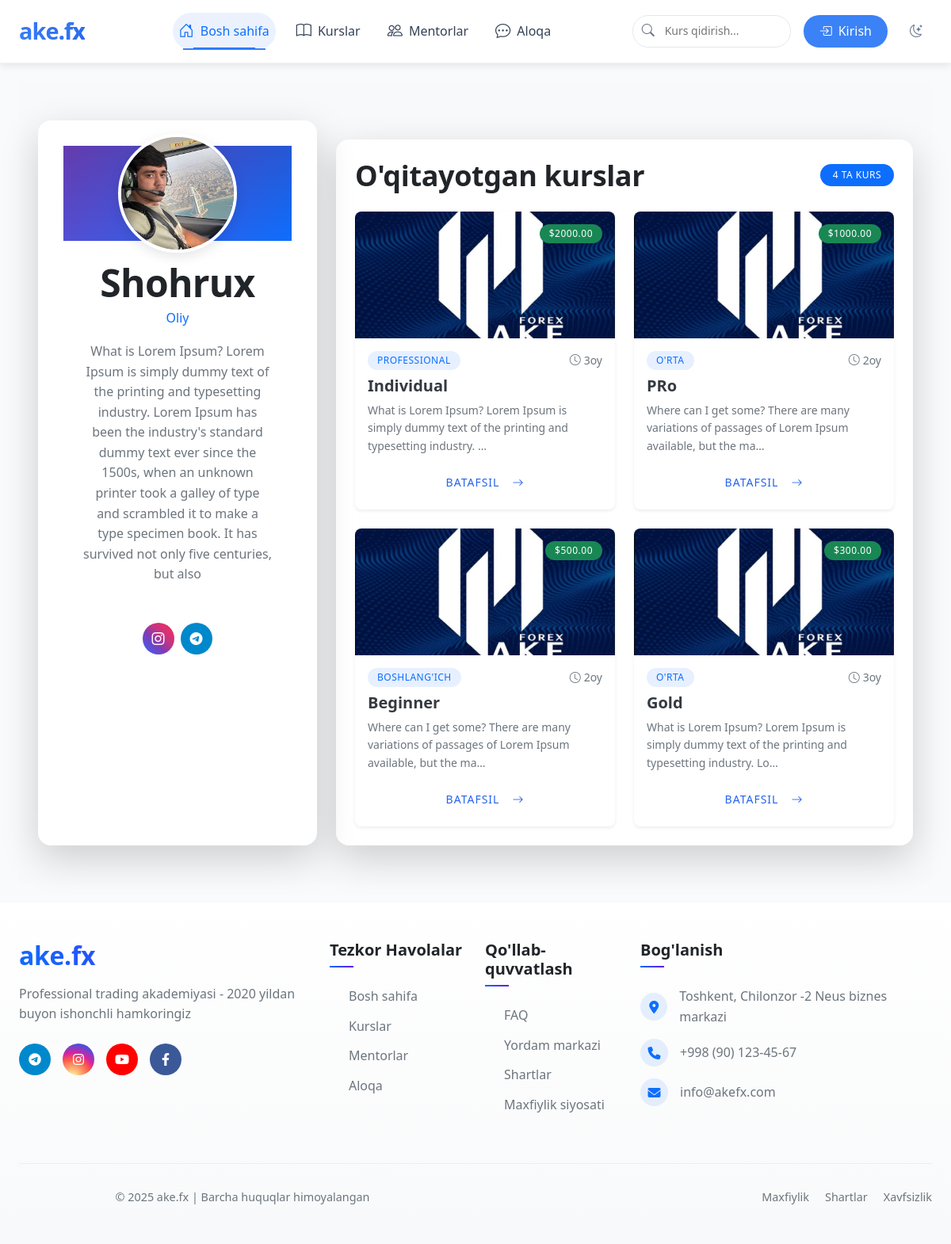
Page /mentor/1/ on the committed database.
### main/models.py (models this page shows, shortened)
class Mentor(models.Model):
    full_name = models.CharField(max_length=255, verbose_name="To'liq ism")
    bio = models.TextField(verbose_name="Bio / Tajriba")
    image = models.ImageField(
        upload_to='mentors/%Y/%m/%d/',
        verbose_name="Rasm",
        blank=True,  # Rasm ixtiyoriy bo'lishi uchun
        null=True    # Rasm bo'lmasa ham bo'ladi
    )
    specialty = models.CharField(
        max_length=225,
        verbose_name="Mutaxassislik",
        blank=True,  # Bo'sh qoldirish mumkin
        null=True    # NULL bo'lishi mumkin
    )
    instagram = models.URLField(
        max_length=200,
        verbose_name="Instagram profil",
        blank=True,  # Majburiy emas
        null=True    # NULL bo'lishi mumkin
    )
    telegram = models.URLField(
        max_length=200,
        verbose_name="Telegram profil",
        blank=True,  # Majburiy emas
        null=True    # NULL bo'lishi mumkin
    )
    class Meta:
        verbose_name = "Mentor"
        verbose_name_plural = "Mentorlar"
        ordering = ['-id']  # Yangi mentorlarni birinchi ko'rsatish uchun

class Course(models.Model):
    title = models.CharField(max_length=100)
    description = models.TextField()
    price = models.DecimalField(max_digits=8, decimal_places=2)
    duration = models.CharField(max_length=50)  # masalan: '3 oy'
    image = models.ImageField(upload_to='courses/')
    mentor = models.ForeignKey('Mentor', on_delete=models.SET_NULL, null=True, blank=True)
    is_paid = models.BooleanField(default=True)  # Pullik yoki bepul ekanligini belgilash
    category = models.ForeignKey(Category, on_delete=models.SET_NULL, null=True, verbose_name='Kategoriya')
    level = models.ForeignKey('Level', on_delete=models.SET_NULL, null=True, verbose_name='Daraja')
    created_at = models.DateTimeField(auto_now_add=True)

class Level(models.Model):
    name = models.CharField(max_length=100, verbose_name='Daraja nomi')
    def __str__(self):
        return self.name
    class Meta:
        verbose_name = 'Daraja'
        verbose_name_plural = 'Darajalar'

### main/views.py (the view)
# urls.py: path('mentor/<int:mentor_id>/', views.mentor_detail, name='mentor_detail'),
def mentor_detail(request, mentor_id):
    mentor = get_object_or_404(Mentor, id=mentor_id)
    courses = Course.objects.filter(mentor=mentor)
    return render(request, 'mentor_detail.html', {'mentor': mentor, 'courses': courses})

### main/templates/mentor_detail.html (shortened to what this page needs)
{% extends 'base.html' %}
{% load static %}
{% block content %}
<section class="mentor-profile py-5">
  <div class="container">
    <div class="row">
      <div class="col-lg-4">
        <div class="mentor-card shadow-lg rounded-4 overflow-hidden bg-white">
          <div class="mentor-cover position-relative">
            {% if mentor.image %}
            <img src="{{ mentor.image.url }}" class="mentor-avatar rounded-circle border border-4 border-white"
                 alt="{{ mentor.full_name }}">
            {% else %}
            <div class="mentor-avatar rounded-circle border border-4 border-white bg-light d-flex align-items-center justify-content-center">
              <i class="bi bi-person-fill text-muted" style="font-size: 5rem;"></i>
            </div>
            {% endif %}
          </div>
          <div class="p-4 text-center">
            <h2 class="fw-bold mb-1">{{ mentor.full_name }}</h2>
            <p class="text-primary mb-3">{{ mentor.specialty }}</p>
            <div class="mentor-bio mb-4">
              <p class="text-muted">{{ mentor.bio }}</p>
            </div>
            <div class="social-links d-flex justify-content-center gap-2">
              {% if mentor.instagram %}
              <a href="{{ mentor.instagram }}" target="_blank" class="btn btn-instagram rounded-circle">
                <i class="bi bi-instagram"></i>
              </a>
              {% endif %}
              {% if mentor.telegram %}
              <a href="{{ mentor.telegram }}" target="_blank" class="btn btn-telegram rounded-circle">
                <i class="bi bi-telegram"></i>
              </a>
              {% endif %}
            </div>
          </div>
        </div>
      </div>
      <div class="col-lg-8 mt-4 mt-lg-0">
        <div class="mentor-courses bg-white shadow-lg rounded-4 p-4 h-100">
          <div class="d-flex justify-content-between align-items-center mb-4">
            <h3 class="fw-bold mb-0">O'qitayotgan kurslar</h3>
            <span class="badge bg-primary rounded-pill px-3 py-2">{{ courses.count }} ta kurs</span>
          </div>
          {% if courses %}
          <div class="row g-4">
            {% for course in courses %}
            <div class="col-md-6">
              <div class="course-card border-0 rounded-3 overflow-hidden shadow-sm h-100 transition-all hover-lift">
                <div class="position-relative">
                  <a href="{% url 'course_detail' course.id %}">
                    <img src="{{ course.image.url }}" class="img-fluid w-100" alt="{{ course.title }}" style="height: 160px; object-fit: cover;">
                  </a>
                  <span class="badge bg-success position-absolute top-0 end-0 m-3">${{ course.price }}</span>
                </div>
                <div class="p-3">
                  <div class="d-flex justify-content-between align-items-center mb-2">
                    <span class="badge bg-primary-soft text-primary">{{ course.level }}</span>
                    <small class="text-muted"><i class="bi bi-clock me-1"></i>{{ course.duration }}</small>
                  </div>
                  <h5 class="fw-bold mb-2">
                    <a href="{% url 'course_detail' course.id %}" class="text-decoration-none text-dark">{{ course.title }}</a>
                  </h5>
                  <p class="text-muted small mb-3">{{ course.description|truncatechars:100 }}</p>
                  <a href="{% url 'course_detail' course.id %}" class="btn btn-outline-primary btn-sm w-100">
                    Batafsil <i class="bi bi-arrow-right ms-2"></i>
                  </a>
                </div>
              </div>
            </div>
            {% endfor %}
          </div>
          {% endif %}
        </div>
      </div>
    </div>
  </div>
</section>
{% endblock %}

### main/templates/base.html (shortened to what this page needs)
<!DOCTYPE html>
<html lang="en">
<head>
    {% load static %}
    <link rel="stylesheet" href="https://cdn.jsdelivr.net/npm/bootstrap-icons@1.11.1/font/bootstrap-icons.css">
    <link href="https://cdn.jsdelivr.net/npm/bootstrap@5.3.0/dist/css/bootstrap.min.css" rel="stylesheet">
    <link rel="stylesheet" href="https://cdnjs.cloudflare.com/ajax/libs/font-awesome/6.4.0/css/all.min.css">
    <link href="{% static 'css/style.css' %}" rel="stylesheet">
</head>
<body>
<nav class="navbar navbar-expand-lg fixed-top">
    <div class="container">
        <a class="navbar-brand" href="/">
            <span class="brand-text">ake<span class="text-gradient">.fx</span></span>
        </a>
        <div class="collapse navbar-collapse" id="navbarNav">
            <ul class="navbar-nav mx-auto">
                <li class="nav-item">
                    <a href="/" class="nav-link active">
                        <i class="bi bi-house-door"></i>
                        <span>Bosh sahifa</span>
                    </a>
                </li>
                <li class="nav-item">
                    <a href="/courses/" class="nav-link">
                        <i class="bi bi-book"></i>
                        <span>Kurslar</span>
                    </a>
                </li>
                <li class="nav-item">
                    <a href="/mentors/" class="nav-link">
                        <i class="bi bi-people"></i>
                        <span>Mentorlar</span>
                    </a>
                </li>
                <li class="nav-item">
                    <a href="/contact/" class="nav-link">
                        <i class="bi bi-chat-dots"></i>
                        <span>Aloqa</span>
                    </a>
                </li>
            </ul>
            <div class="nav-item search-wrapper me-3">
                <form class="search-form" action="{% url 'search' %}" method="get">
                    <input type="search" name="q" placeholder="Kurs qidirish..." class="search-input">
                    <button type="submit" class="search-btn">
                        <i class="bi bi-search"></i>
                    </button>
                </form>
            </div>
            <div class="nav-item auth-buttons">
                {% if user.is_authenticated %}
                <div class="dropdown">
                    <button class="profile-btn" data-bs-toggle="dropdown">
                        <div class="profile-photo">
                            {% if user.profile.image %}
                                <img src="{{ user.profile.image.url }}" alt="Profile">
                            {% else %}
                                <i class="bi bi-person"></i>
                            {% endif %}
                        </div>
                        <span class="profile-name">{{ user.get_short_name }}</span>
                        <i class="bi bi-chevron-down"></i>
                    </button>
                    <ul class="dropdown-menu dropdown-menu-end">
                        <li>
                            <a class="dropdown-item" href="{% url 'profile' %}">
                                <i class="bi bi-person-circle"></i>
                                <span>Mening profilim</span>
                            </a>
                        </li>
                        <li>
                            <a class="dropdown-item" href="{% url 'dashboard' %}">
                                <i class="bi bi-speedometer2"></i>
                                <span>Dashboard</span>
                            </a>
                        </li>
                        <li><hr class="dropdown-divider"></li>
                        <li>
                            <form action="{% url 'logout' %}" method="post">
                                {% csrf_token %}
                                <button type="submit" class="dropdown-item text-danger">
                                    <i class="bi bi-box-arrow-right"></i>
                                    <span>Chiqish</span>
                                </button>
                            </form>
                        </li>
                    </ul>
                </div>
                {% else %}
                <a href="{% url 'login' %}" class="auth-btn login-btn">
                    <i class="bi bi-box-arrow-in-right"></i>
                    <span>Kirish</span>
                </a>
                {% endif %}
                <button id="toggle-dark-mode" class="theme-toggle" aria-label="Toggle dark mode">
                    <i class="bi bi-moon-stars"></i>
                </button>
            </div>
        </div>
    </div>
</nav>
    <div class="container my-4">
        {% block content %}{% endblock %}
    </div>
<footer class="footer-section py-5">
    <div class="container">
        <div class="row g-4 mb-5">
            <div class="col-lg-4">
                <div class="footer-brand mb-4">
                    <h3 class="gradient-text mb-3">ake.fx</h3>
                    <p class="text-muted mb-4">Professional trading akademiyasi - 2020 yildan buyon ishonchli hamkoringiz</p>
                    <div class="social-links">
                        <a href="https://t.me/akeFx_rasmiy" class="social-link telegram">
                            <i class="fab fa-telegram-plane"></i>
                        </a>
                        <a href="https://www.instagram.com/ake__fx/" class="social-link instagram">
                            <i class="fab fa-instagram"></i>
                        </a>
                        <a href="https://www.youtube.com/@akefx" class="social-link youtube">
                            <i class="fab fa-youtube"></i>
                        </a>
                        <a href="https://www.facebook.com/akefx" class="social-link facebook">
                            <i class="fab fa-facebook-f"></i>
                        </a>
                    </div>
                </div>
            </div>
            <div class="col-lg-2 col-md-4">
                <h5 class="footer-title">Tezkor Havolalar</h5>
                <ul class="footer-links">
                    <li><a href="/">Bosh sahifa</a></li>
                    <li><a href="/courses/">Kurslar</a></li>
                    <li><a href="/mentors/">Mentorlar</a></li>
                    <li><a href="/contact/">Aloqa</a></li>
                </ul>
            </div>
            <div class="col-lg-2 col-md-4">
                <h5 class="footer-title">Qo'llab-quvvatlash</h5>
                <ul class="footer-links">
                    <li><a href="#">FAQ</a></li>
                    <li><a href="#">Yordam markazi</a></li>
                    <li><a href="#">Shartlar</a></li>
                    <li><a href="#">Maxfiylik siyosati</a></li>
                </ul>
            </div>
            <div class="col-lg-4 col-md-4">
                <h5 class="footer-title">Bog'lanish</h5>
                <ul class="footer-contact-list">
                    <li>
                        <i class="fas fa-map-marker-alt contact-icon"></i>
                        <span>Toshkent, Chilonzor -2 Neus biznes markazi</span>
                    </li>
                    <li>
                        <i class="fas fa-phone contact-icon"></i>
                        <span>+998 (90) 123-45-67</span>
                    </li>
                    <li>
                        <i class="fas fa-envelope contact-icon"></i>
                        <span>info@akefx.com</span>
                    </li>
                </ul>
            </div>
        </div>
        <div class="footer-bottom">
            <div class="row align-items-center">
                <div class="col-md-6">
                    <p class="copyright mb-0">
                        © 2025 ake.fx | Barcha huquqlar himoyalangan
                    </p>
                </div>
                <div class="col-md-6">
                    <div class="footer-bottom-links">
                        <a href="#">Maxfiylik</a>
                        <a href="#">Shartlar</a>
                        <a href="#">Xavfsizlik</a>
                    </div>
                </div>
            </div>
        </div>
    </div>
</footer>
</body>
</html>

### main/templates/mentor_detail.html (style rules this page uses)
.mentor-profile { background-color: #f8f9fa; }
.mentor-card { position: relative; overflow: hidden; border: none; }
.mentor-cover { height: 120px; background: linear-gradient(135deg, #6f42c1 0%, #0d6efd 100%); }
.mentor-avatar { width: 150px; height: 150px; object-fit: cover; position: absolute; top: 50%; left: 50%; transform: translate(-50%, -50%); box-shadow: 0 5px 15px rgba(0,0,0,0.1); }
.btn-instagram { background: linear-gradient(45deg, #405DE6, #5851DB, #833AB4, #C13584, #E1306C, #FD1D1D); color: white; width: 40px; height: 40px; display: flex; align-items: center; justify-content: center; }
.btn-telegram { background: #0088cc; color: white; width: 40px; height: 40px; display: flex; align-items: center; justify-content: center; }
.course-card { transition: all 0.3s ease; }
.hover-lift { transition: all 0.3s ease; }
.bg-primary-soft { background-color: rgba(13, 110, 253, 0.1); }

### rows in the picture
Mentor: image (picture), full_name "Shohrux", specialty "Oliy", bio "What is Lorem Ipsum? Lorem Ipsum is simply dummy text of the printing and typesetting industry. Lorem Ipsum has been the industry's standard dummy text ever since the 1500s, when an unknown printer took a galley of type and scrambled it to make a type specimen book. It has survived not only five centuries, but also"
Course: image (picture), price "2000.00", level "PROFESSIONAL", duration "3oy", title "Individual", description "What is Lorem Ipsum? Lorem Ipsum is simply dummy text of the printing and typesetting industry. …"
Course: image (picture), price "1000.00", level "O'RTA", duration "2oy", title "PRo", description "Where can I get some? There are many variations of passages of Lorem Ipsum available, but the ma…"
Course: image (picture), price "500.00", level "BOSHLANG'ICH", duration "2oy", title "Beginner", description "Where can I get some? There are many variations of passages of Lorem Ipsum available, but the ma…"
Course: image (picture), price "300.00", level "O'RTA", duration "3oy", title "Gold", description "What is Lorem Ipsum? Lorem Ipsum is simply dummy text of the printing and typesetting industry. Lo…"

### other values in the picture
{{ courses.count }} "4"
